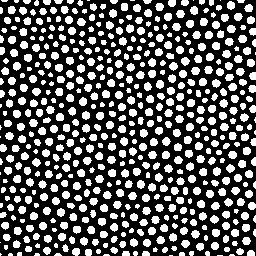
#> input picture fibreMask256.png, 256 x 256 px
$ python x_TestAvgCores.py
#> lines starting #> are read from the running program, lines starting #| are printed output that depends on the picture; after the words box and inside, x2 and y2 are one past the last pixel; in counts of white or black regions, pixels touching at a corner belong together
#> `fibre = cv2.imread('fibreMask256.png',0)`: fibre: shape (256, 256); 35% white; 591 white regions (60 under 20 px), largest, box (x1, y1, x2, y2) and area: (238, 35, 247, 43) 58, (227, 1, 235, 10) 57, (190, 6, 198, 15) 57
### utils/commonFunctions.py
from cv2 import subtract, threshold, divide, bitwise_and, THRESH_BINARY, medianBlur, imshow, convertScaleAbs, cvtColor, COLOR_BGR2GRAY, calcHist
from numpy import uint8, float32, arange, set_printoptions, inf, median
from scipy.ndimage import value_indices
from math import floor
# set_printoptions(threshold=inf)


def subtract_image(image1, image2):
    output = subtract(image1, image2)
    return output


# [11 lines left out: functions threshold_image, divide_image, not called in this run]


def mask(image1, binary_image):
    im_div_masked = bitwise_and(image1,image1,mask = binary_image)
    return im_div_masked


def core_locations(labeled_arr, num_cores, core_pixel_num, core_arr_x,core_arr_y,core_arr_vals_bool):
    val_indices = list(value_indices(labeled_arr, ignore_value=0).values())

    # # print(val_indices)

    x_list = list(list(zip(*val_indices))[1])
    y_list = list(list(zip(*val_indices))[0])

    for kk in range(1,num_cores+1):
        idx1 = arange(core_pixel_num[kk])
        core_arr_x[kk,0:core_pixel_num[kk]] = x_list[kk-1]
        core_arr_y[kk,0:core_pixel_num[kk]] = y_list[kk-1]
        core_arr_vals_bool[kk,idx1] = True

    return core_arr_x, core_arr_y, core_arr_vals_bool


# [102 lines left out: functions core_locations_with_Centroids, computeBinaryFibreMask, AdjustContrastImage, automatic_brightness_and_contrast, not called in this run]

### x_TestAvgCores.py
import numpy as np
import cv2
from scipy.ndimage import label
from utils import commonFunctions as CF

class processing():
    def preprocessFibre(self, fBundle):
        self.im_denom_masked = fBundle

        labeled_array, self.num_cores = label(self.im_denom_masked)
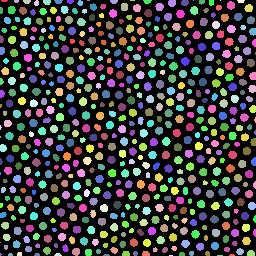
#> labeled_array: shape (256, 256) int32; 592 distinct labels, from 0 to 591; one colour per label, 0 black
#> self.num_cores = 591

        print('Labeled mask')

        # Find non zero values which represent pixels that
        # are not interpolated
        nzarry, nzarrx = np.nonzero(self.im_denom_masked)
        values_known = self.im_denom_masked[nzarry,nzarrx]

        # A meshgrid of pixel coordinates
        self.m, self.n = self.im_denom_masked.shape[0], self.im_denom_masked.shape[1]
#> self.m = 256; self.n = 256
        mi, ni = self.im_denom_masked.shape[0], self.im_denom_masked.shape[1]
#> mi = 256; ni = 256

        [X,Y]=[nzarrx, nzarry]
        [self.Xi,self.Yi]=np.meshgrid(np.arange(0, self.n, 1), np.arange(0, self.m, 1))

        xy=np.zeros([X.shape[0],2])
        xy[:,0]=Y.flatten()
        xy[:,1]=X.flatten()

        uv=np.zeros([self.Xi.shape[0]*self.Xi.shape[1],2])
        uv[:,0]=self.Yi.flatten()
        uv[:,1]=self.Xi.flatten()

        print('Mesh grid created')

        self.core_pixel_num = np.zeros(shape=(self.num_cores+1,1),dtype=int)
#> self.core_pixel_num = 592 values from 0 to 0


        #Count cores
        unique, self.core_pixel_num = np.unique(labeled_array, return_counts=True)
#> unique = 592 values from 0 to 591; self.core_pixel_num = 592 values, max 42601 at index 0, min 1 at index 15, mean 110.7

        print('number of cores counted')


        # We need an array only of size determined by the maximum number of pixels per core
        max_num_pixels_per_core = np.max(self.core_pixel_num[1:])
#> max_num_pixels_per_core = 58

        if max_num_pixels_per_core < 10:
            max_num_pixels_per_core = 10
            print('Number of pixels per core appears to be small.')
        elif max_num_pixels_per_core >100:
            print('Number of pixels per core appears to be too big.')

        self.core_arr_x = np.zeros(shape=(self.num_cores+1,max_num_pixels_per_core),dtype=int)
        self.core_arr_y = np.zeros(shape=(self.num_cores+1,max_num_pixels_per_core),dtype=int)
        self.core_arr_vals = np.zeros(shape=(self.num_cores+1,max_num_pixels_per_core),dtype=float)
        self.core_arr_vals_bool = np.full((self.num_cores+1,max_num_pixels_per_core),False,dtype=bool)
#> self.core_arr_vals_bool: shape (592, 58) bool; every value is 0
        self.core_arr_mean = np.zeros(shape=(self.num_cores+1,1),dtype=float)
#> self.core_arr_mean = 592 values from 0 to 0

        #Core locations
        self.core_arr_x, self.core_arr_y, self.core_arr_vals_bool = CF.core_locations(labeled_array, self.num_cores, self.core_pixel_num, self.core_arr_x, self.core_arr_y, self.core_arr_vals_bool)
#> in core_locations, `val_indices = list(value_indices(labeled_arr, ignore_value=0).values())`: val_indices = 591 items
#> after the loop in core_locations, `for kk in range(1,num_cores+1):`:
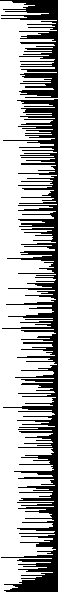
#> core_arr_vals_bool: shape (592, 58) bool; 66.8% white; 2 black regions, box (x1, y1, x2, y2) and area: (1, 99, 58, 592) 9090, (0, 0, 58, 98) 2311
#> after the loop in core_locations, `for kk in range(1,num_cores+1):`:
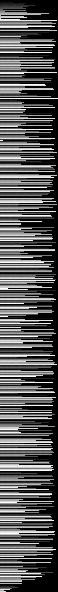
#> core_arr_x: shape (592, 58) int64; min 0, max 255, mean 86.4
#> after the loop in core_locations, `for kk in range(1,num_cores+1):`:
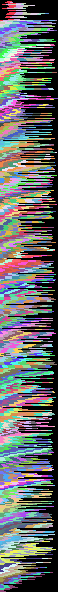
#> core_arr_y: shape (592, 58) int64; 256 distinct labels, from 0 to 255; one colour per label, 0 black
        print('core locations obtained')

        self.idxpts=np.arange(1,self.num_cores+1)
#> self.idxpts = 591 values from 1 to 591

    def averageCores(self, im):
        # ---- Average cores ---- #
        # Copy core values from image to core array. The array is initialised to 0 beforehand.
        self.core_arr_vals[self.idxpts,:] = im[self.core_arr_y[self.idxpts,:],self.core_arr_x[self.idxpts,:]]

        # Calculate mean value per core. The boolean array within "where" was preset to be True
        # for array locations where core values are expected and False for array locations where no
        # no value is expected. With optics used, maximum 70-80 pixels per core is expected.
        core_arr_mean = np.mean(self.core_arr_vals, axis=1, where=self.core_arr_vals_bool)

        # Remap back to image the means of whole core back into image. For some reason, I could not vectorise
        # code below, hence the for loop. Trying to figure out the limitations of vectorisation.
        im[self.core_arr_y[self.idxpts,:],self.core_arr_x[self.idxpts,:]] = core_arr_mean[self.idxpts, None]
        return im

if __name__ == '__main__':
    proc = processing()
    #Read fibre bundle
    fibre = cv2.imread('fibreMask256.png',0)

    #Pre process fibre bundle
    proc.preprocessFibre(fibre)

    #Read image
    image = cv2.imread('HR.png',0)
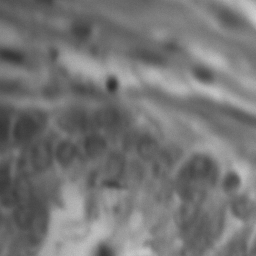
#> input picture HR.png, 256 x 256 px
#> image is the input picture: shape (256, 256); min 45, max 204, mean 116.9


    cv2.imshow('image', image)

    #Multiply image with fiber
    imageOverlayed = image * fibre
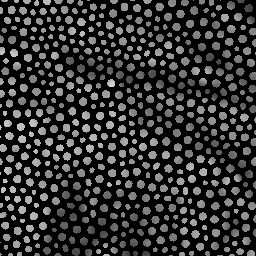
#> imageOverlayed: shape (256, 256); min 0, max 211, mean 48.6

    cv2.imshow('overlayed', imageOverlayed)

    #Average cores
    output = proc.averageCores(imageOverlayed)
#> in averageCores, `self.core_arr_vals[self.idxpts,:] = im[self.core_arr_y[self.idxpts,:],..`:
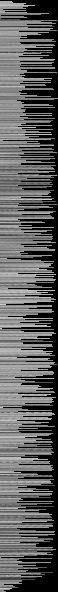
#> self.core_arr_vals: shape (592, 58) float64; min 0, max 211, mean 92.7

    cv2.imshow('Output', output)
    cv2.waitKey(0)
